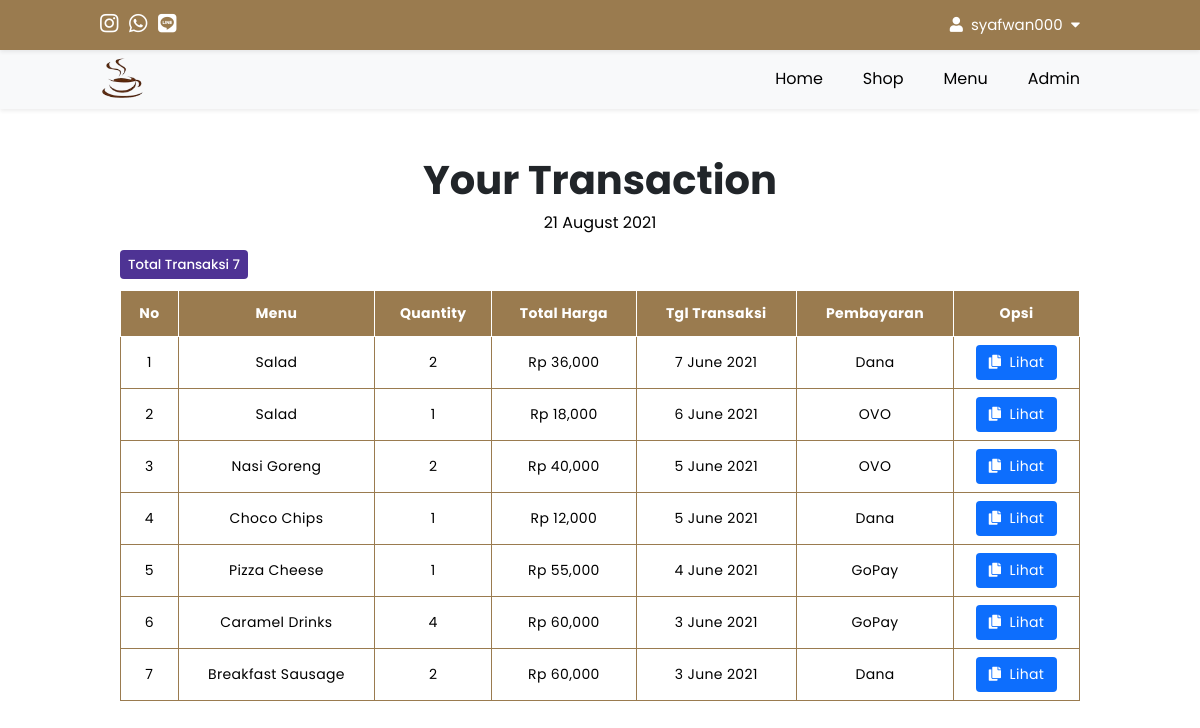
Screenshot of /user/transaction.php (signed in) with the database file from the repository.
### tables this page shows
CREATE TABLE `tbl_order` (
  `id` int(11) NOT NULL,
  `id_user` int(11) NOT NULL,
  `id_product` int(11) NOT NULL,
  `nama_product` varchar(200) NOT NULL,
  `harga_satuan` varchar(200) NOT NULL,
  `nama_customer` varchar(200) NOT NULL,
  `alamat` text NOT NULL,
  `quantity` int(11) NOT NULL,
  `total_harga` int(11) NOT NULL,
  `payment_method` varchar(200) NOT NULL,
  `tgl_transaksi` varchar(200) NOT NULL
);

### config/config.php (called while the page is built, shortened)
<?php
$hostname = "localhost";
$username = "root";
$password = "";
$database = "db_cafe";
$koneksi = mysqli_connect($hostname, $username, $password, $database);
function queryTransaction($queryTransaction) {
    global $koneksi;
    $hasil = mysqli_query($koneksi, $queryTransaction);
    $tampungBaris = [];
    while($baris = mysqli_fetch_assoc($hasil)) {
        $tampungBaris[] = $baris;
    }
    return $tampungBaris;
}
?>

### user/transaction.php (the view, shortened to what this page needs)
<?php
require '../config/config.php';
$idUser = $_SESSION['id'];
$queryTransaction = queryTransaction("SELECT * FROM tbl_order WHERE id_user = $idUser ORDER BY tgl_transaksi DESC");
$totalTransaction = count($queryTransaction);
?>
<!DOCTYPE html>
<html lang="en">
<head>
    <link rel="stylesheet" href="https://cdnjs.cloudflare.com/ajax/libs/font-awesome/5.15.3/css/all.min.css" />
    <link rel="stylesheet" href="../css/transaction.css?v=<?php echo time(); ?>">
</head>
<body>
<header class="navbar-top">
    <div class="social-media">
        <a class="sosmed" id="m-1" href="#"><i class="fab fa-instagram"></i></a>
        <a class="sosmed" id="m-2" href="#"><i class="fab fa-whatsapp"></i></a>
        <a class="sosmed" href="#"><i class="fab fa-line"></i></a>
    </div>
    <nav>
        <ul>
            <li class="dropdown1"><a href="#"><i class="fas fa-user"></i>&nbsp;
                <?php
                if(isset($_SESSION['login'])) {
                    echo $_SESSION['username'];
                } else {
                    echo "Tamu";
                }
                ?>
            &nbsp;<i class="fas fa-caret-down"></i></a>
            </li>
        </ul>
    </nav>
</header>
<header class="nav-top-mg">
    <div class="logo">
        <a href="../index.php">
            <img class="logo-img" src="../img/coffee.png">
        </a>
    </div>
    <nav class="nav-bot">
        <ul>
            <li><a href="../index.php">Home</a></li>
            <li><a href="../shop/shop.php">Shop</a></li>
            <li><a href="../menu/menu.php">Menu</a></li>
            <?php
            @$role = $_SESSION['role'];
            if($role == "Admin") {
                echo "<li><a href='../admin/admin.php'>Admin</a></li>";
            }
            ?>
        </ul>
    </nav>
</header>
<section class="tabel">
    <div class="table-container">
        <h1 class="heading">Your Transaction</h1>
        <p class="date"><?php echo date("j F Y"); ?></p>
<section class="informasi">
    <h5>
        <span class='transaksi'>Total Transaksi <?= $totalTransaction; ?></span>
    </h5>
</section>
        <table class="table">
            <thead>
                <tr>
                    <th>No</th>
                    <th>Menu</th>
                    <th>Quantity</th>
                    <th>Total Harga</th>
                    <th>Tgl Transaksi</th>
                    <th>Pembayaran</th>
                    <th>Opsi</th>
                </tr>
            </thead>
            <tbody>
                <?php $i = 1; ?>
                <?php foreach($queryTransaction as $dataTransaction) : ?>
                <tr>
                    <td data-label="No"><?= $i; ?></td>
                    <td data-label="Menu"><?= $dataTransaction['nama_product']; ?></td>
                    <td data-label="Quantity"><?= $dataTransaction['quantity']; ?></td>
                    <td data-label="Total Harga">Rp <?= number_format($dataTransaction['total_harga']); ?></td>
                    <td data-label="Tgl Transaksi"><?= $dataTransaction['tgl_transaksi']; ?></td>
                    <td data-label="Pembayaran"><?= $dataTransaction['payment_method']; ?></td>
                    <td data-label="Opsi">
                        <a href="../checkout/payment.php?id=<?= $dataTransaction['id']; ?>" class="btn-lihat"><i class="fas fa-copy"></i>&nbsp;&nbsp;Lihat</a>
                    </td>
                </tr>
                <?php $i++; ?>
                <?php endforeach; ?>
            </tbody>
        </table>
    </div>
</section>
</body>
</html>

### css/transaction.css (style rules this page uses)
body { font-family: 'Poppins', sans-serif; margin: 0; padding: 0; user-select: none; }
header.navbar-top { position: absolute; top: 0; left: 0; padding: 0 100px; background: #9A7B4F; width: 100%; box-sizing: border-box; box-shadow: 0 .125rem .25rem rgba(0,0,0,.075); z-index: 999999; }
header .social-media { color: #fff; font-size: 21px; float: left; padding: 8px 0 8px 0; height: -10px; }
header .social-media a.sosmed { color: #fff; }
header .social-media a#m-1, header .social-media a#m-2 { margin-right: 5px; }
img.logo-img { width: 45px; margin: 8px 0; }
header nav { float: right; }
header nav ul { margin: 0; padding: 0; display: flex; }
header nav ul li { list-style: none; position: relative; }
header nav ul li a { height: 50px; line-height: 50px; padding: 5px 20px; color: #000; text-decoration: none; display: block; }
header nav ul li.dropdown1 a { color: #fff; font-size: 15px; display: unset; }
header.nav-top-mg { margin-top: 49px; }
header { position: absolute; top: 0; left: 0; padding: 0 100px; background: #f8f9fa; width: 100%; box-sizing: border-box; box-shadow: 0 .125rem .25rem rgba(0,0,0,.075); z-index: 99999; }
header .logo { color: #fff; height: 60px; font-size: 24px; float: left; font-weight: 400; }
.tabel { margin-top: 150px; margin-bottom: 75px; }
.table-container { padding: 0 10%; margin: 40px auto 0; }
.heading { font-size: 40px; text-align: center; margin-bottom: 40px; color: #212529; margin-block-end: 0em; }
p.date { text-align: center; margin-top: 0px; margin-bottom: 20px; }
.table { width: 100%; border-collapse: collapse; }
.table thead { background-color: #9A7B4F }
.table thead tr th { font-size: 14px; font-weight: medium; letter-spacing: 0.35px; color: #fff; opacity: 1; padding: 12px; vertical-align: top; border: .5px solid #fff; }
.table tbody tr td { font-size: 14px; letter-spacing: 0.35px; font-weight: normal; padding: 8px; text-align: center; border: .5px solid #9A7B4F; }
.table tbody tr td .btn-lihat { text-decoration: none; color: #fff; line-height: 1.5; padding: 6px 12px; border: 1px solid transparent; border-radius: .25rem; display: inline-block; background-color: #0d6efd; font-weight: medium; text-align: center; vertical-align: middle; user-select: none; }
h5 { margin-block-start: 1.0em; margin-block-end: 1.1em; }
.transaksi { background-color: #4e3394; padding: 5px 8px 5px 8px; border-radius: .25rem; color: #fff; font-weight: 500; }

### rows the page displays
tbl_order: nama_product "Salad", quantity "2", total_harga "36,000", tgl_transaksi "7 June 2021", payment_method "Dana"
tbl_order: nama_product "Salad", quantity "1", total_harga "18,000", tgl_transaksi "6 June 2021", payment_method "OVO"
tbl_order: nama_product "Nasi Goreng", quantity "2", total_harga "40,000", tgl_transaksi "5 June 2021", payment_method "OVO"
tbl_order: nama_product "Choco Chips", quantity "1", total_harga "12,000", tgl_transaksi "5 June 2021", payment_method "Dana"
tbl_order: nama_product "Pizza Cheese", quantity "1", total_harga "55,000", tgl_transaksi "4 June 2021", payment_method "GoPay"
tbl_order: nama_product "Caramel Drinks", quantity "4", total_harga "60,000", tgl_transaksi "3 June 2021", payment_method "GoPay"
tbl_order: nama_product "Breakfast Sausage", quantity "2", total_harga "60,000", tgl_transaksi "3 June 2021", payment_method "Dana"

### other values shown
$_SESSION['username'] "syafwan000"
$totalTransaction "7"
